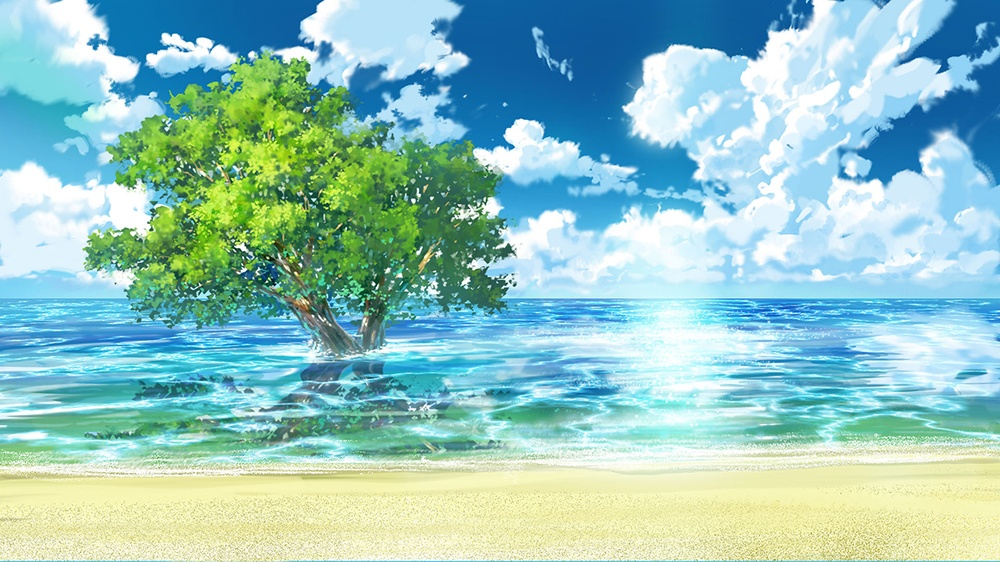
#> input picture CV_Lab02/lab02.jpg, 1000 x 562 px, shrunk from 1920 x 1080 before the run, found by its file name
$ jupyter execute 2348555_CV_Lab02.ipynb
#> lines starting #> are read from the running program, lines starting #| are printed output that depends on the picture
[cell 1]
import cv2
import numpy as np
import matplotlib.pyplot as plt

[cell 2]
# Read the image
img = cv2.imread('/content/lab02.jpg')
#> img is the input picture: shape (562, 1000, 3); mean B, G, R 192.6, 196.8, 147.3
img_gray = cv2.cvtColor(img, cv2.COLOR_BGR2GRAY)
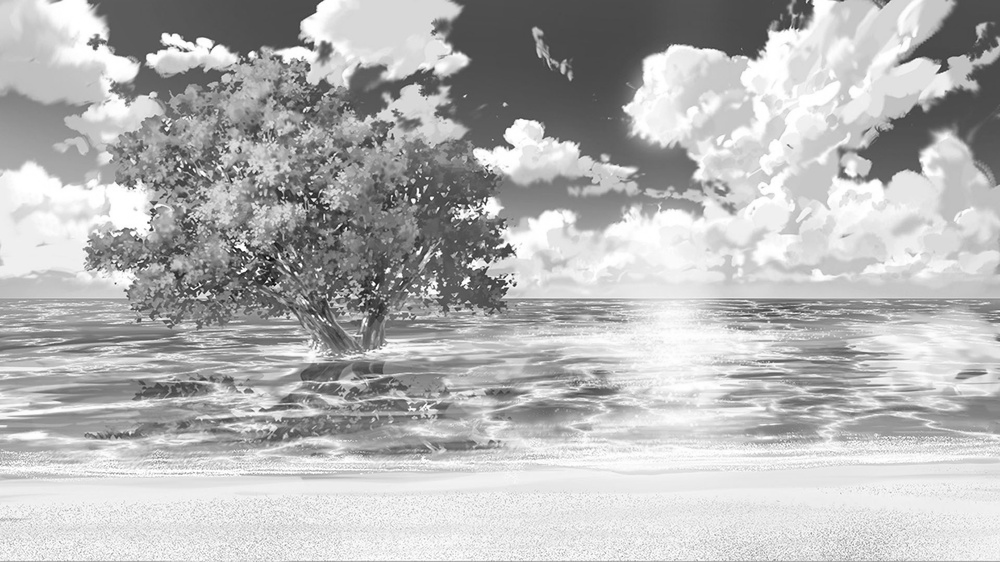
#> img_gray: shape (562, 1000); min 8, max 255, mean 181.5
h, w = img_gray.shape
#> h = 562; w = 1000

[cell 3]
# Identity transformation
mat_identity = np.float32([[1, 0, 0], [0, 1, 0]])
img1 = cv2.warpAffine(img_gray, mat_identity, (w, h))
cv2.imwrite('identity_transformation.jpg', img1)
#> Out = True

[cell 4]
# Reflection transformation
mat_reflect = np.float32([[1, 0, 0], [0, -1, h]])
#> mat_reflect = [[1, 0, 0], [0, -1, 562]]
img2 = cv2.warpAffine(img_gray, mat_reflect, (w, h))
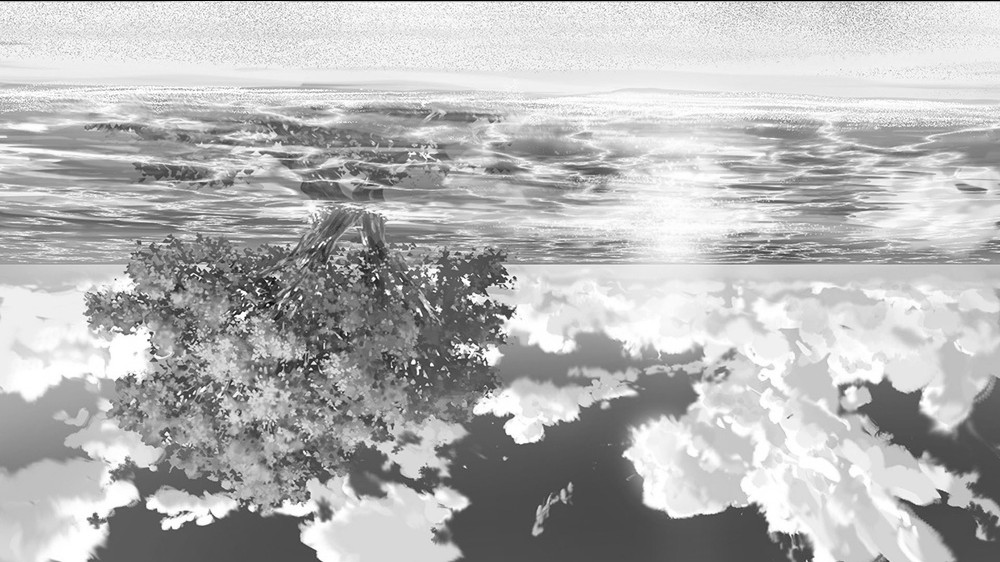
#> img2: shape (562, 1000); min 0, max 255, mean 181.3
cv2.imwrite('reflection_transformation.jpg', img2)
#> Out = True

[cell 5]
# Translation
tx, ty = 50, 50
mat_translate = np.float32([[1, 0, tx], [0, 1, ty]])
img3 = cv2.warpAffine(img_gray, mat_translate, (w, h))
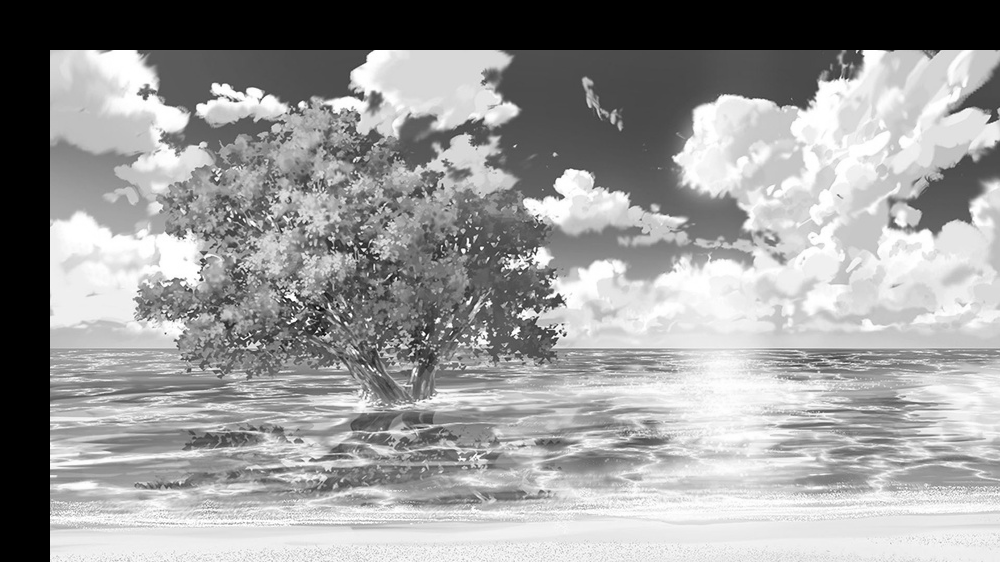
#> img3: shape (562, 1000); min 0, max 255, mean 153.5
cv2.imwrite('translation.jpg', img3)
#> Out = True

[cell 6]
# Scaling
s_x, s_y = 0.75, 0.75
mat_scale = np.float32([[s_x, 0, 0], [0, s_y, 0]])
img4 = cv2.warpAffine(img_gray, mat_scale, (w, h))
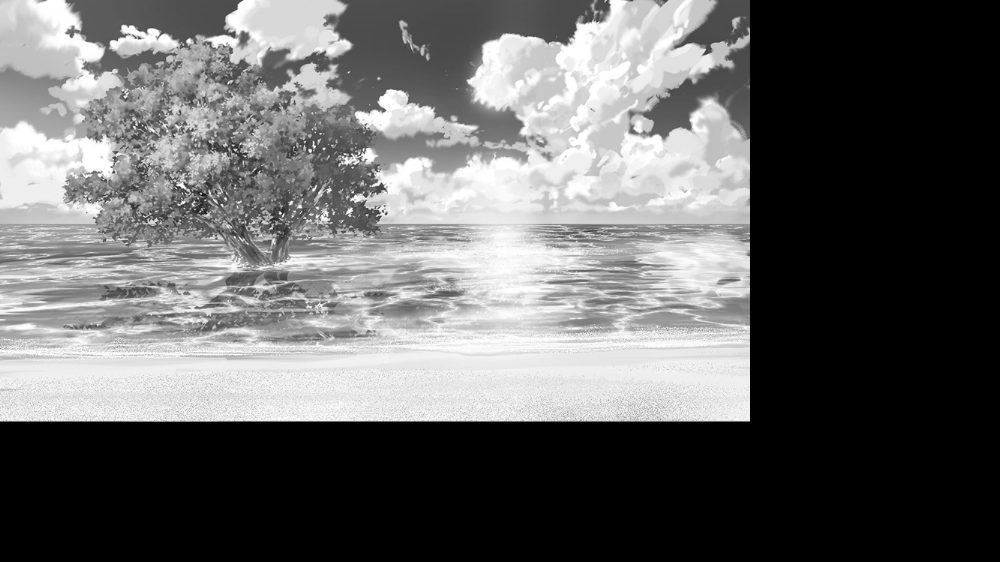
#> img4: shape (562, 1000); min 0, max 255, mean 102.1
cv2.imwrite('scaling.jpg', img4)
#> Out = True

[cell 7]
# Rotation
theta = np.pi / 6
mat_rotate = cv2.getRotationMatrix2D((w / 2, h / 2), np.degrees(theta), 1)
img5 = cv2.warpAffine(img_gray, mat_rotate, (w, h))
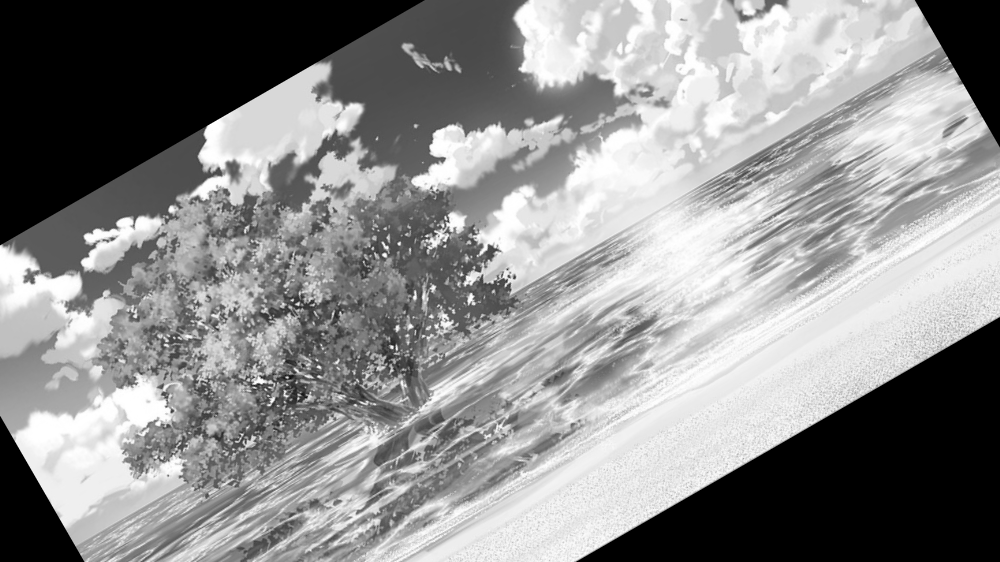
#> img5: shape (562, 1000); min 0, max 255, mean 142
cv2.imwrite('rotation.jpg', img5)
#> Out = True

[cell 8]
# Shear
shear_value = 0.3
mat_shear = np.float32([[1, shear_value, 0], [shear_value, 1, 0]])
img6 = cv2.warpAffine(img_gray, mat_shear, (w, h))
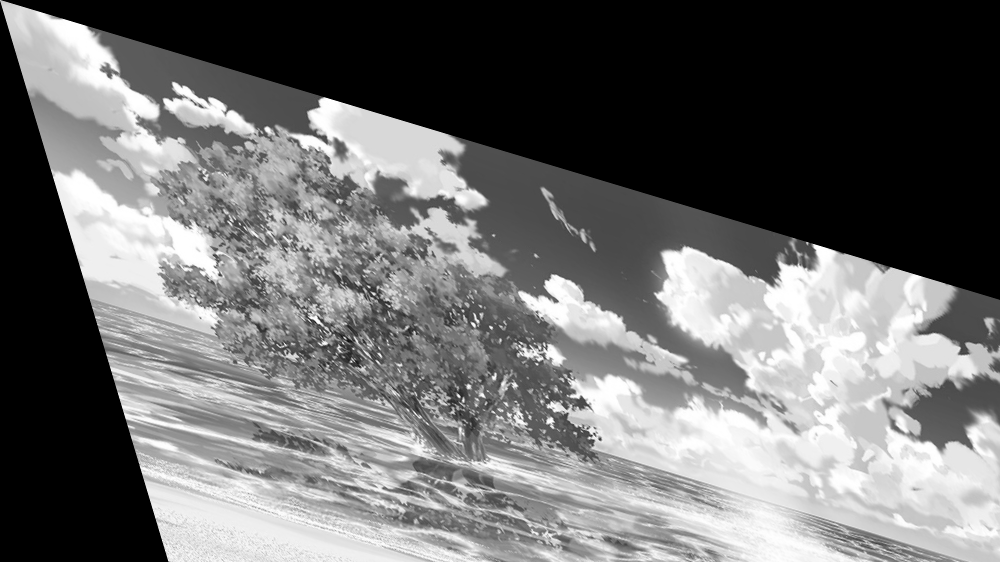
#> img6: shape (562, 1000); min 0, max 255, mean 110
cv2.imwrite('shear.jpg', img6)
#> Out = True

[cell 9]
# Display images side by side
fig, axs = plt.subplots(2, 3, figsize=(12, 8))
axs[0, 0].imshow(img1, cmap='gray')
axs[0, 0].set_title('Identity Transformation')
axs[0, 1].imshow(img2, cmap='gray')
axs[0, 1].set_title('Reflection Transformation')
axs[0, 2].imshow(img3, cmap='gray')
axs[0, 2].set_title('Translation')
axs[1, 0].imshow(img4, cmap='gray')
axs[1, 0].set_title('Scaling')
axs[1, 1].imshow(img5, cmap='gray')
axs[1, 1].set_title('Rotation')
axs[1, 2].imshow(img6, cmap='gray')
axs[1, 2].set_title('Shear')

for ax in axs.flat:
    ax.axis('off')

plt.tight_layout()
plt.show()
